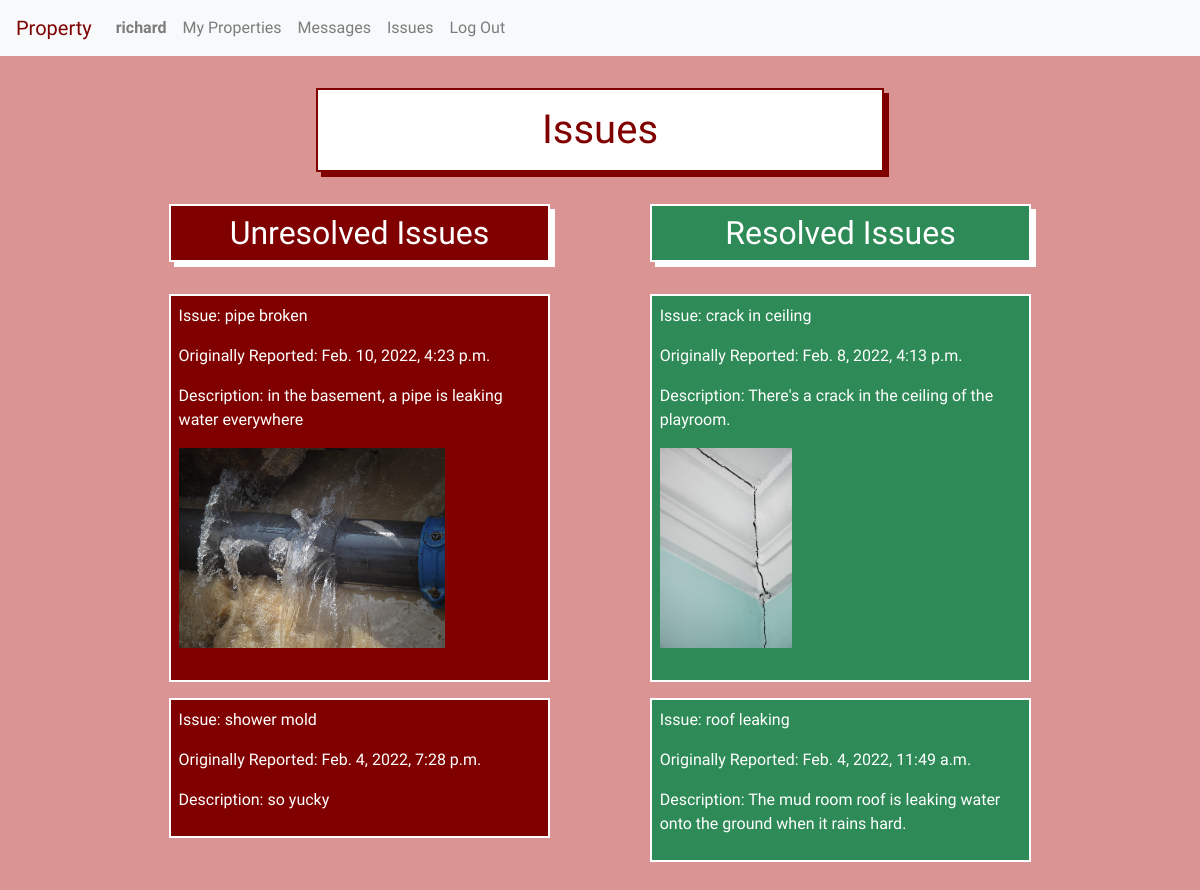
The page /unit_issues/3 (signed in) on the database its author committed.
### property/models.py (models this page shows, shortened)
class User(AbstractUser):
    tenant = models.BooleanField(default=True)
    manager = models.BooleanField(default=False)
    profile_picture = models.ImageField(blank=True, null=True, upload_to='profile_images/')

class Issue(models.Model):
    unit_id = models.ForeignKey(Unit, on_delete=models.CASCADE, related_name="issues")
    image = models.ImageField(blank=True, upload_to='issue_images/')
    title = models.CharField(max_length=50)
    description = models.TextField(max_length=1000, null=False, blank=False)
    time_created = models.DateTimeField(default=timezone.now)
    resolved = models.BooleanField(default=False)

### property/views.py (the view)
# urls.py: path("unit_issues/<int:unit_id>", views.unit_issues, name="unit_issues"),
@login_required
def unit_issues(request, unit_id):
    if request.method == "GET":
        unit = Unit.objects.get(id=unit_id)
        resolved_issues = Issue.objects.filter(unit_id=unit.id).filter(resolved=True).order_by('-time_created')
        unresolved_issues = Issue.objects.filter(unit_id=unit.id).filter(resolved=False).order_by('-time_created')
        return render(request, 'property/unit_issues.html', {
            "resolved_issues": resolved_issues,
            "unresolved_issues": unresolved_issues,
            "unit": unit
        })
    else:
        return render(request, 'property/error.html')

### property/templates/property/unit_issues.html (shortened to what this page needs)
{% extends "property/layout.html" %}
{% block body %}
<h1>Issues</h1>
{% if user.is_authenticated %}
    {% if user == unit.manager or user == unit.tenant %}
        <div class="inline-child">
            <h2 id="unresolved_header">Unresolved Issues</h2>
            <div class="unresolved-issues">
            {% for issue in unresolved_issues %}
                <div class="unresolved-item">
                    <p>Issue: {{issue.title}}</p>
                    <p>Originally Reported: {{issue.time_created}}</p>
                    <p>Description: {{issue.description}}</p>
                    {% if issue.image %}
                    <img src="{{ issue.image.url }}" alt="{{ issue.title }}" height=200>
                    <br><br>
                    {% endif %}
                </div>
            {% endfor %}
            </div>
        </div>
        <div class="inline-child">
            <h2 id="resolved_header">Resolved Issues</h2>
            <div class="resolved-issues">
            {% for issue in resolved_issues %}
                <div class="resolved-item">
                    <p>Issue: {{issue.title}}</p>
                    <p>Originally Reported: {{issue.time_created}}</p>
                    <p>Description: {{issue.description}}</p>
                    {% if issue.image %}
                    <img src="{{ issue.image.url }}" alt="{{ issue.title }}" height=200>
                    <br><br>
                    {% endif %}
                </div>
            {% endfor %}
            </div>
        </div>
    {% else %}
    <br><br>You don't have permission to view this page.
    {% endif %}
{% else %}
<br><br>You don't have permission to view this page.
{% endif %}
{% endblock %}

### property/templates/property/layout.html (shortened to what this page needs)
{% load static %}
<!DOCTYPE html>
<html lang="en">
    <head>
        <link rel="stylesheet" href="https://stackpath.bootstrapcdn.com/bootstrap/4.3.1/css/bootstrap.min.css">
        <link href="{% static 'property/styles.css' %}" rel="stylesheet">
    </head>
    <body>
        {% if user.is_authenticated %}
        <nav class="navbar sticky-top navbar-expand-lg navbar-light bg-light">
            <a id="property" class="navbar-brand" href="{% url 'index' %}">Property</a>
            <div class="collapse navbar-collapse" id="navbarTogglerDemo02">
              <ul class="navbar-nav mr-auto mt-2 mt-lg-0">
                <li class="nav-item">
                    <a class="nav-link" href="{% url 'profile' %}"><strong>{{ user.username }}</strong></a>
                </li>
                {% if user.manager %}
                <li class="nav-item">
                    <a class="nav-link" href="{% url 'index' %}">My Properties</a>
                </li>
                {% endif %}
                <li class="nav-item">
                    <a class="nav-link" href="{% url 'messages' %}">Messages</a>
                </li>
                <li class="nav-item">
                    <a class="nav-link" href="{% url 'issues' %}">Issues</a>
                </li>
                <li class="nav-item">
                    <a class="nav-link" href="{% url 'logout' %}">Log Out</a>
                </li>
              </ul>
            </div>
          </nav>
        {% endif %}
        <div class="body">
        {% block body %}
        {% endblock %}
        </div>
    </body>
</html>

### property/static/property/styles.css (style rules this page uses)
:root { --blue: rgb(60, 108, 196); --lightblue: rgb(127, 167, 241); }
body { background-color: rgb(219, 148, 148); color: maroon; font-family: 'Yusei Magic', sans-serif; }
#property { color: maroon; }
a { text-decoration: none !important; }
.body { padding: 2rem; text-align: center; }
h1 { padding: 1rem; margin-bottom: 1rem; margin: auto; text-align: center; border: maroon solid 2px; background-color: white; color: maroon; display: block; box-shadow: 5px 5px; width: 50%; min-width: 350px; }
.inline-child { display: inline-block; width: 42%; min-width: 250px; vertical-align: top; margin-top: 1rem; }
h2 { padding: 0.5rem; margin: auto; width: 80%; min-width: 250px; margin-bottom: 2rem; margin-top: 1rem; text-align: center; border: white solid 2px; color: white; box-shadow: white 5px 5px; }
#unresolved_header { background-color:maroon; }
#resolved_header { background-color: seagreen; }
.unresolved-item { padding: .5rem; margin: auto; width: 80%; min-width: 250px; margin-bottom: 1rem; text-align: left; border: white solid 2px; background-color:maroon; color: white; display: block; }
.resolved-item { padding: .5rem; margin: auto; width: 80%; min-width: 250px; margin-bottom: 1rem; text-align: left; border: white solid 2px; background-color: seagreen; color: white; display: block; }

### rows shown on the page
User: username "richard"
Issue: title "pipe broken", time_created "Feb. 10, 2022, 4:23 p.m.", description "in the basement, a pipe is leaking water everywhere", image (picture)
Issue: title "shower mold", time_created "Feb. 4, 2022, 7:28 p.m.", description "so yucky"
Issue: title "crack in ceiling", time_created "Feb. 8, 2022, 4:13 p.m.", description "There's a crack in the ceiling of the playroom.", image (picture)
Issue: title "roof leaking", time_created "Feb. 4, 2022, 11:49 a.m.", description "The mud room roof is leaking water onto the ground when it rains hard."
